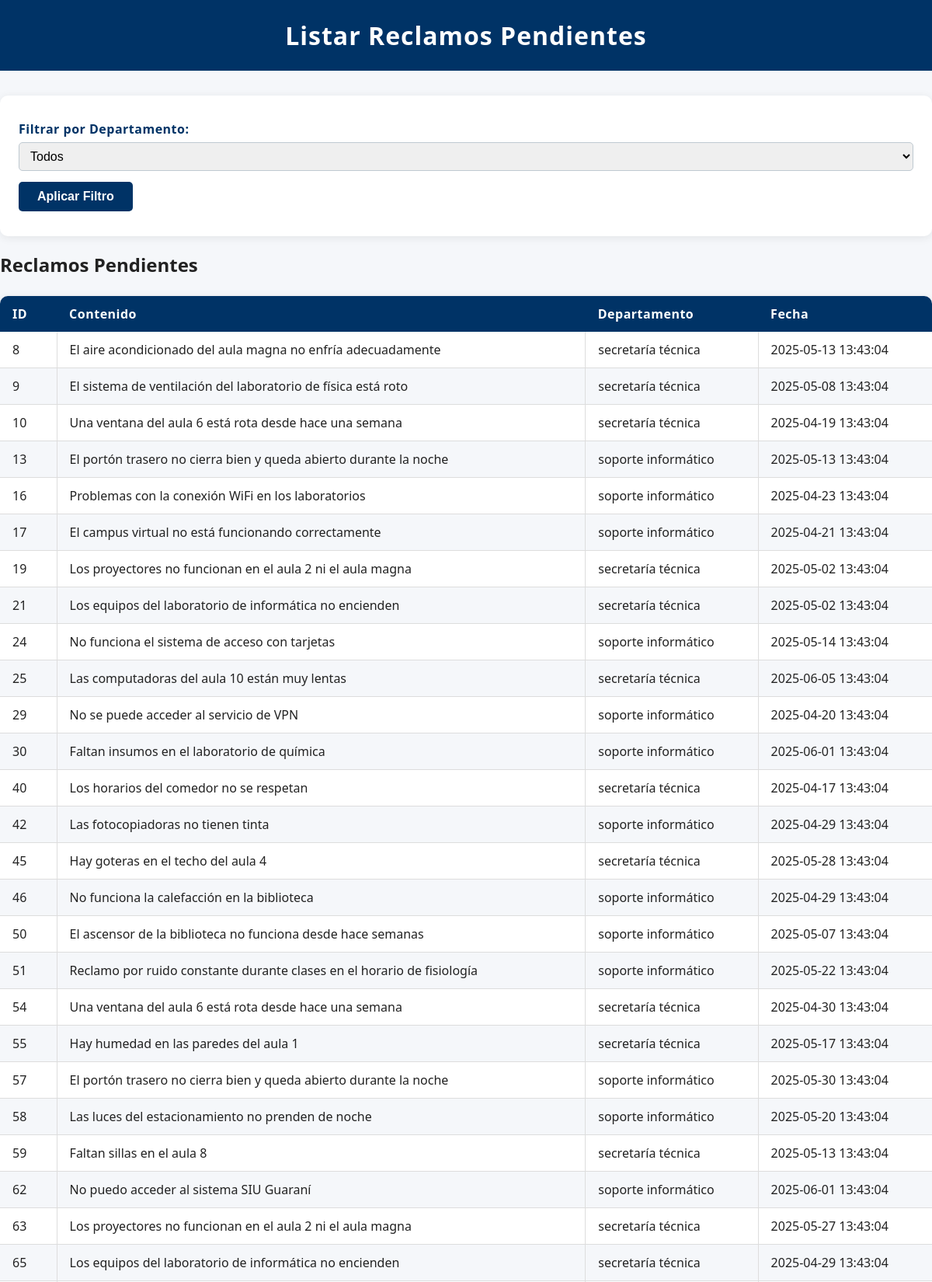
/listar_reclamos (signed in, upper part), run on the app's committed database.
### modules/modelos.py (models this page shows, shortened)
class Base(DeclarativeBase):
    pass

class ModeloReclamo(Base):
    __tablename__ = 'reclamos'
    id = Column(Integer, primary_key=True)
    estado = Column(String, default="pendiente")
    fecha_hora = Column(DateTime, default=datetime.utcnow)
    contenido = Column(String)
    usuario_id = Column(Integer, ForeignKey('usuarios.id'))
    clasificacion = Column(String)
    cantidad_adherentes = Column(Integer, default=1) #Se contabiliza como adherente el usuario que crea el reclamo
    tiempo_estimado = Column(Integer,default=None) #Solo se cambia cuando el reclamo pasa de pendiente -->en proceso
    resuelto_en = Column(Integer,default=None) #Representa la cantidad de días que se tardó en resolver un reclamo
    ''' Relación muchos a muchos con Usuario
    Una relación muchos a muchos en SQL permite que múltiples registros de una tabla se asocien con múltiples registros de otra tabla.
    Esto se implementa mediante una tabla intermedia que contiene claves foráneas de ambas tablas relacionadas.
    Esta estructura facilita modelar relaciones complejas, como estudiantes inscritos en varios cursos o productos en múltiples órdenes.
    '''
    usuarios = relationship(
        "ModeloUsuario",
        secondary="usuario_reclamo",
        back_populates="reclamos"
    )
    reclamos_usuarios = Table(
        'reclamos_usuarios',
        Base.metadata,
        Column('reclamo_id', Integer, ForeignKey('reclamos.id')),
        Column('usuario_id', Integer, ForeignKey('usuarios.id'))
    )

### server.py (the view)
@app.route('/listar_reclamos', methods=['GET', 'POST'])
@login_required
def listar_reclamos():
    generador = GeneradorReportes(repo_reclamos)
    departamentos = generador.listar_clasificaciones_unicas()
    filtro_departamento = request.args.get('departamento', None)
    if filtro_departamento:
        reclamos = repo_reclamos.obtener_registros_por_filtro(filtro="clasificacion", valor=filtro_departamento)
    else:
        reclamos = repo_reclamos.obtener_registros_por_filtro(filtro="estado", valor="pendiente")
    return render_template(
        'listar_reclamos.html',
        reclamos=reclamos,
        departamentos=departamentos,
        filtro_departamento=filtro_departamento
    )

### modules/gestor_usuario.py (called while the page is built)
    def buscar_usuario(self, filtro, valor,mapeo=True):
        usuario = self.repositorio.obtener_registro_por_filtro(filtro, valor,mapeo=mapeo)
        if not usuario:
            raise ValueError("Usuario no encontrado")
        return usuario

### modules/login.py (called while the page is built)
    @property
    def is_authenticated(self):
        return True

### modules/reportes.py (called while the page is built)
    def listar_clasificaciones_unicas(self):
        clasificaciones = self.repositorio_reclamos.session.query(
            ModeloReclamo.clasificacion
        ).distinct().all()
        return [c[0] for c in clasificaciones]

### modules/repositorio.py (called while the page is built)
    def obtener_registro_por_filtro(self, campo, valor,mapeo=True, campo2=None, valor2=None):
        query = self.__session.query(ModeloUsuario).filter(getattr(ModeloUsuario, campo) == valor)
        if campo2 and valor2:
            query = query.filter(getattr(ModeloUsuario, campo2) == valor2)
        modelo = query.first()
        if modelo and mapeo:
            return self.__map_modelo_a_entidad(modelo)
        return modelo

    def __map_modelo_a_entidad(self, modelo: ModeloUsuario):
        return Usuario(
            nombre=modelo.nombre,
            apellido=modelo.apellido,
            email=modelo.email,
            nombre_de_usuario=modelo.nombre_de_usuario,
            contraseña=modelo.contraseña,
            rol=modelo.rol,
            claustro=modelo.claustro,
            id=modelo.id
        )

    @property
    def session(self):
        return self.__session

    @staticmethod
    def mapear_modelo_a_reclamo(modelo: ModeloReclamo) -> Reclamo:
        return Reclamo(
            id=modelo.id,
            estado=modelo.estado,
            fecha_hora=modelo.fecha_hora,
            contenido=modelo.contenido,
            usuario_id=modelo.usuario_id,
            clasificacion=modelo.clasificacion,
            cantidad_adherentes=modelo.cantidad_adherentes,
            tiempo_estimado = modelo.tiempo_estimado,
            resuelto_en = modelo.resuelto_en
        )

### modules/usuarios.py (called while the page is built)
    @property
    def nombre(self):
        return self.__nombre

    @nombre.setter
    def nombre(self, nuevo_nombre: str):
        if not isinstance(nuevo_nombre, str):
            raise ValueError("El nombre debe ser una cadena de texto")
        self.__nombre = nuevo_nombre

    @property
    def apellido(self):
        return self.__apellido

    @property
    def email(self):
        return self.__email

    @property
    def nombre_de_usuario(self):
        return self.__nombre_de_usuario

    @property
    def contraseña(self):
        return self.__contraseña

### templates/listar_reclamos.html (shortened to what this page needs)
<!DOCTYPE html>
<html lang="es">
<head>
    <link rel="stylesheet" href="{{ url_for('static', filename='style.css') }}">
</head>
<body>
    <header>
        <h1>Listar Reclamos Pendientes</h1>
    </header>
    <main>
        <section>
            <form method="GET" action="{{ url_for('listar_reclamos') }}">
                <label for="departamento">Filtrar por Departamento:</label>
                <select name="departamento" id="departamento">
                    <option value="">Todos</option>
                </select>
                <button type="submit">Aplicar Filtro</button>
            </form>
        </section>
        <section>
            <h2>Reclamos Pendientes</h2>
            {% if reclamos %}
                <table>
                    <thead>
                        <tr>
                            <th>ID</th>
                            <th>Contenido</th>
                            <th>Departamento</th>
                            <th>Fecha</th>
                        </tr>
                    </thead>
                    <tbody>
                        {% for reclamo in reclamos %}
                            <tr>
                                <td>{{ reclamo.id }}</td>
                                <td>{{ reclamo.contenido }}</td>
                                <td>{{ reclamo.clasificacion }}</td>
                                <td>{{ reclamo.fecha_hora.strftime('%Y-%m-%d %H:%M:%S') }}</td>
                            </tr>
                        {% endfor %}
                    </tbody>
                </table>
            {% else %}
                <p>No hay reclamos pendientes para mostrar.</p>
            {% endif %}
        </section>
    </main>
</body>
</html>

### static/style.css (style rules this page uses)
html, body { font-family: 'Segoe UI', Arial, sans-serif; background-color: #f5f7fa; color: #222; margin: 0; padding: 0; height: 100%; }
main { min-height: calc(100vh - 100px); padding-bottom: 20px; box-sizing: border-box; flex:1 }
h1 { background-color: #003366; color: #fff; margin: 0; padding: 24px 0; text-align: center; letter-spacing: 1px; }
form { background: #fff; padding: 32px 24px; border-radius: 10px; box-shadow: 0 2px 12px rgba(0,0,0,0.08); margin-top: 32px; }
label { display: block; font-weight: bold; color: #003366; margin-bottom: 6px; letter-spacing: 0.5px; }
input[type="text"], input[type="email"], input[type="password"], select { width: 100%; padding: 8px 10px; border: 1px solid #bfc9d1; border-radius: 5px; font-size: 1em; margin-bottom: 4px; box-sizing: border-box; transition: border 0.2s; }
input[type="creacion"], select { width: 100%; padding: 8px 10px; border: 1px solid #bfc9d1; border-radius: 5px; font-size: 1em; margin-bottom: 4px; box-sizing: border-box; transition: border 0.2s; }
button[type="submit"] { background-color: #003366; color: #fff; border: none; padding: 10px 24px; border-radius: 5px; font-size: 1em; font-weight: bold; cursor: pointer; margin-top: 10px; transition: background 0.2s; }
table { width: 100%; border-collapse: collapse; margin: 24px 0; font-family: 'Segoe UI', Arial, sans-serif; font-size: 1em; color: #222; box-shadow: 0 2px 8px rgba(0,0,0,0.1); border-radius: 10px; overflow: hidden; background: #fff; }
thead { background-color: #003366; color: #fff; text-align: left; }
thead th { padding: 12px 16px; font-weight: bold; letter-spacing: 0.5px; }
tbody tr { border-bottom: 1px solid #ddd; }
tbody tr:nth-child(even) { background-color: #f5f7fa; }
tbody td { padding: 12px 16px; vertical-align: middle; border-left: 1px solid #ddd; }
tbody td:first-child { border-left: none; }

### data on the page
ModeloReclamo: id "8", contenido "El aire acondicionado del aula magna no enfría adecuadamente", clasificacion "secretaría técnica", fecha_hora "2025-05-13 13:43:04"
ModeloReclamo: id "9", contenido "El sistema de ventilación del laboratorio de física está roto", clasificacion "secretaría técnica", fecha_hora "2025-05-08 13:43:04"
ModeloReclamo: id "10", contenido "Una ventana del aula 6 está rota desde hace una semana", clasificacion "secretaría técnica", fecha_hora "2025-04-19 13:43:04"
ModeloReclamo: id "13", contenido "El portón trasero no cierra bien y queda abierto durante la noche", clasificacion "soporte informático", fecha_hora "2025-05-13 13:43:04"
ModeloReclamo: id "16", contenido "Problemas con la conexión WiFi en los laboratorios", clasificacion "soporte informático", fecha_hora "2025-04-23 13:43:04"
ModeloReclamo: id "17", contenido "El campus virtual no está funcionando correctamente", clasificacion "soporte informático", fecha_hora "2025-04-21 13:43:04"
ModeloReclamo: id "19", contenido "Los proyectores no funcionan en el aula 2 ni el aula magna", clasificacion "secretaría técnica", fecha_hora "2025-05-02 13:43:04"
ModeloReclamo: id "21", contenido "Los equipos del laboratorio de informática no encienden", clasificacion "secretaría técnica", fecha_hora "2025-05-02 13:43:04"
ModeloReclamo: id "24", contenido "No funciona el sistema de acceso con tarjetas", clasificacion "soporte informático", fecha_hora "2025-05-14 13:43:04"
ModeloReclamo: id "25", contenido "Las computadoras del aula 10 están muy lentas", clasificacion "secretaría técnica", fecha_hora "2025-06-05 13:43:04"
ModeloReclamo: id "29", contenido "No se puede acceder al servicio de VPN", clasificacion "soporte informático", fecha_hora "2025-04-20 13:43:04"
ModeloReclamo: id "30", contenido "Faltan insumos en el laboratorio de química", clasificacion "soporte informático", fecha_hora "2025-06-01 13:43:04"
ModeloReclamo: id "40", contenido "Los horarios del comedor no se respetan", clasificacion "secretaría técnica", fecha_hora "2025-04-17 13:43:04"
ModeloReclamo: id "42", contenido "Las fotocopiadoras no tienen tinta", clasificacion "soporte informático", fecha_hora "2025-04-29 13:43:04"
ModeloReclamo: id "45", contenido "Hay goteras en el techo del aula 4", clasificacion "secretaría técnica", fecha_hora "2025-05-28 13:43:04"
ModeloReclamo: id "46", contenido "No funciona la calefacción en la biblioteca", clasificacion "soporte informático", fecha_hora "2025-04-29 13:43:04"
ModeloReclamo: id "50", contenido "El ascensor de la biblioteca no funciona desde hace semanas", clasificacion "soporte informático", fecha_hora "2025-05-07 13:43:04"
ModeloReclamo: id "51", contenido "Reclamo por ruido constante durante clases en el horario de fisiología", clasificacion "soporte informático", fecha_hora "2025-05-22 13:43:04"
ModeloReclamo: id "54", contenido "Una ventana del aula 6 está rota desde hace una semana", clasificacion "secretaría técnica", fecha_hora "2025-04-30 13:43:04"
ModeloReclamo: id "55", contenido "Hay humedad en las paredes del aula 1", clasificacion "secretaría técnica", fecha_hora "2025-05-17 13:43:04"
ModeloReclamo: id "57", contenido "El portón trasero no cierra bien y queda abierto durante la noche", clasificacion "soporte informático", fecha_hora "2025-05-30 13:43:04"
ModeloReclamo: id "58", contenido "Las luces del estacionamiento no prenden de noche", clasificacion "soporte informático", fecha_hora "2025-05-20 13:43:04"
ModeloReclamo: id "59", contenido "Faltan sillas en el aula 8", clasificacion "secretaría técnica", fecha_hora "2025-05-13 13:43:04"
ModeloReclamo: id "62", contenido "No puedo acceder al sistema SIU Guaraní", clasificacion "soporte informático", fecha_hora "2025-06-01 13:43:04"
ModeloReclamo: id "63", contenido "Los proyectores no funcionan en el aula 2 ni el aula magna", clasificacion "secretaría técnica", fecha_hora "2025-05-27 13:43:04"
ModeloReclamo: id "65", contenido "Los equipos del laboratorio de informática no encienden", clasificacion "secretaría técnica", fecha_hora "2025-04-29 13:43:04"
